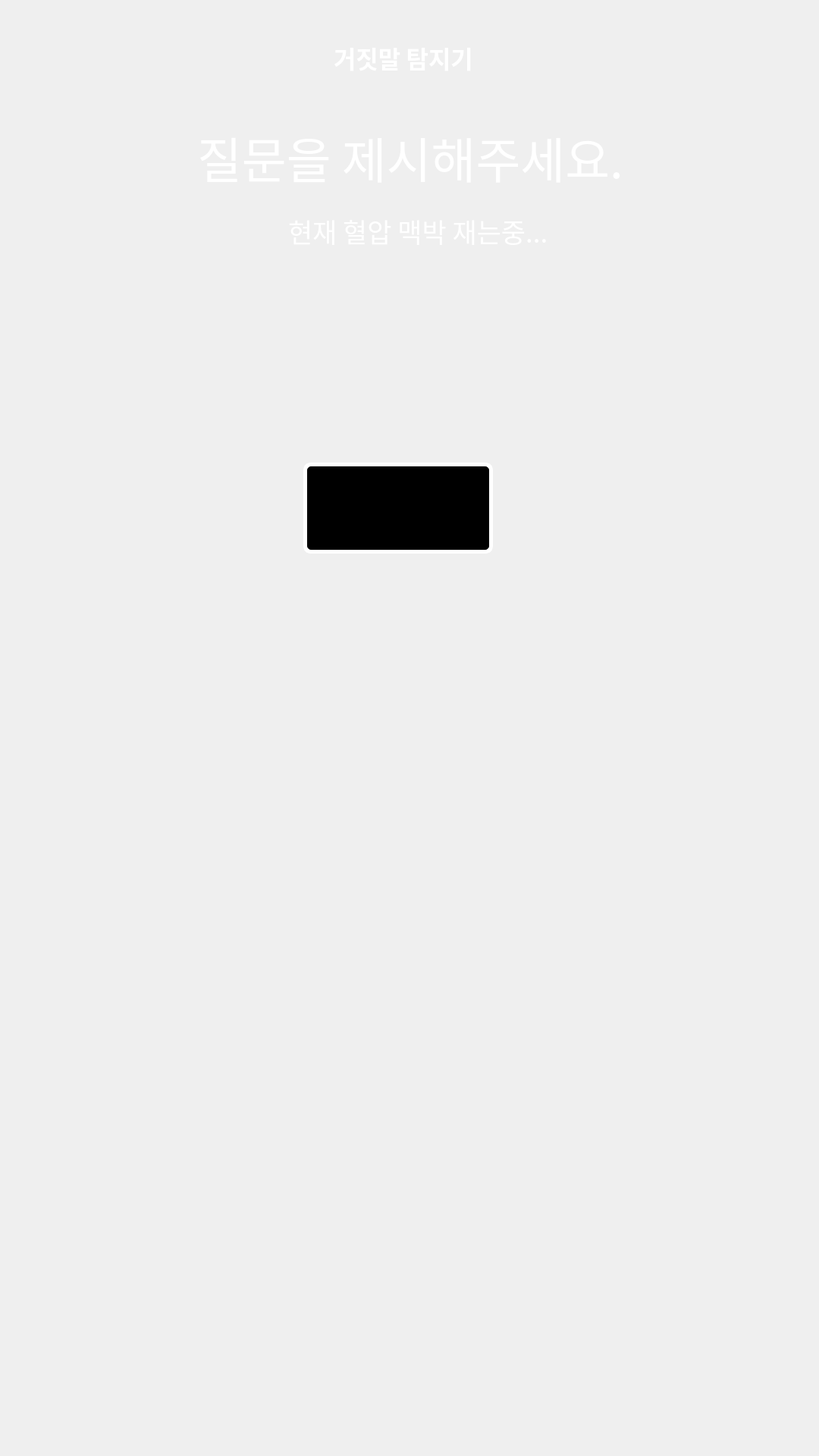
    <widget class="QWidget" name="page2_2" native="true">
     <property name="geometry">
      <rect>
       <x>0</x>
       <y>0</y>
       <width>1080</width>
       <height>1920</height>
      </rect>
     </property>
     <widget class="QLabel" name="label_13">
      <property name="geometry">
       <rect>
        <x>260</x>
        <y>160</y>
        <width>621</width>
        <height>91</height>
       </rect>
      </property>
      <property name="palette">
       <palette>
        <active>
         <colorrole role="WindowText">
          <brush brushstyle="SolidPattern">
           <color alpha="255">
            <red>255</red>
            <green>255</green>
            <blue>255</blue>
           </color>
          </brush>
         </colorrole>
        </active>
        <inactive>
         <colorrole role="WindowText">
          <brush brushstyle="SolidPattern">
           <color alpha="255">
            <red>255</red>
            <green>255</green>
            <blue>255</blue>
           </color>
          </brush>
         </colorrole>
        </inactive>
        <disabled>
         <colorrole role="WindowText">
          <brush brushstyle="SolidPattern">
           <color alpha="255">
            <red>120</red>
            <green>120</green>
            <blue>120</blue>
           </color>
          </brush>
         </colorrole>
        </disabled>
       </palette>
      </property>
      <property name="font">
       <font>
        <family>Agency FB</family>
        <pointsize>48</pointsize>
       </font>
      </property>
      <property name="text">
       <string>&lt;html&gt;&lt;head/&gt;&lt;body&gt;&lt;p&gt;질문을 제시해주세요.&lt;/p&gt;&lt;/body&gt;&lt;/html&gt;</string>
      </property>
     </widget>
     <widget class="QPushButton" name="page2_2button">
      <property name="geometry">
       <rect>
        <x>400</x>
        <y>610</y>
        <width>250</width>
        <height>120</height>
       </rect>
      </property>
      <property name="styleSheet">
       <string notr="true">color: white;
background-color: black;
border: 5px solid white;
font-size: 25px;
font-weight: bold;
border-radius: 10px;</string>
      </property>
      <property name="text">
       <string>움직이지 마세요</string>
      </property>
     </widget>
     <widget class="QLabel" name="label_23">
      <property name="geometry">
       <rect>
        <x>380</x>
        <y>250</y>
        <width>741</width>
        <height>111</height>
       </rect>
      </property>
      <property name="palette">
       <palette>
        <active>
         <colorrole role="WindowText">
          <brush brushstyle="SolidPattern">
           <color alpha="255">
            <red>255</red>
            <green>255</green>
            <blue>255</blue>
           </color>
          </brush>
         </colorrole>
        </active>
        <inactive>
         <colorrole role="WindowText">
          <brush brushstyle="SolidPattern">
           <color alpha="255">
            <red>255</red>
            <green>255</green>
            <blue>255</blue>
           </color>
          </brush>
         </colorrole>
        </inactive>
        <disabled>
         <colorrole role="WindowText">
          <brush brushstyle="SolidPattern">
           <color alpha="255">
            <red>120</red>
            <green>120</green>
            <blue>120</blue>
           </color>
          </brush>
         </colorrole>
        </disabled>
       </palette>
      </property>
      <property name="font">
       <font>
        <family>Agency FB</family>
        <pointsize>26</pointsize>
       </font>
      </property>
      <property name="text">
       <string>&lt;html&gt;&lt;head/&gt;&lt;body&gt;&lt;p&gt;현재 혈압 맥박 재는중...&lt;/p&gt;&lt;/body&gt;&lt;/html&gt;</string>
      </property>
     </widget>
     <widget class="QLabel" name="logo_2">
      <property name="enabled">
       <bool>true</bool>
      </property>
      <property name="geometry">
       <rect>
        <x>440</x>
        <y>10</y>
        <width>251</width>
        <height>131</height>
       </rect>
      </property>
      <property name="palette">
       <palette>
        <active>
         <colorrole role="WindowText">
          <brush brushstyle="SolidPattern">
           <color alpha="255">
            <red>255</red>
            <green>255</green>
            <blue>255</blue>
           </color>
          </brush>
         </colorrole>
        </active>
        <inactive>
         <colorrole role="WindowText">
          <brush brushstyle="SolidPattern">
           <color alpha="255">
            <red>255</red>
            <green>255</green>
            <blue>255</blue>
           </color>
          </brush>
         </colorrole>
        </inactive>
        <disabled>
         <colorrole role="WindowText">
          <brush brushstyle="SolidPattern">
           <color alpha="255">
            <red>120</red>
            <green>120</green>
            <blue>120</blue>
           </color>
          </brush>
         </colorrole>
        </disabled>
       </palette>
      </property>
      <property name="font">
       <font>
        <family>Segoe UI Semibold</family>
        <pointsize>24</pointsize>
        <weight>75</weight>
        <bold>true</bold>
       </font>
      </property>
      <property name="text">
       <string>거짓말 탐지기</string>
      </property>
     </widget>
     <widget class="QPushButton" name="pushButton_10">
      <property name="geometry">
       <rect>
        <x>430</x>
        <y>650</y>
        <width>211</width>
        <height>51</height>
       </rect>
      </property>
      <property name="styleSheet">
       <string notr="true">color: white;
background-color: black;
border: 1px white;
font-size: 25px;
font-weight: bold;</string>
      </property>
      <property name="text">
       <string/>
      </property>
     </widget>
    </widget>
